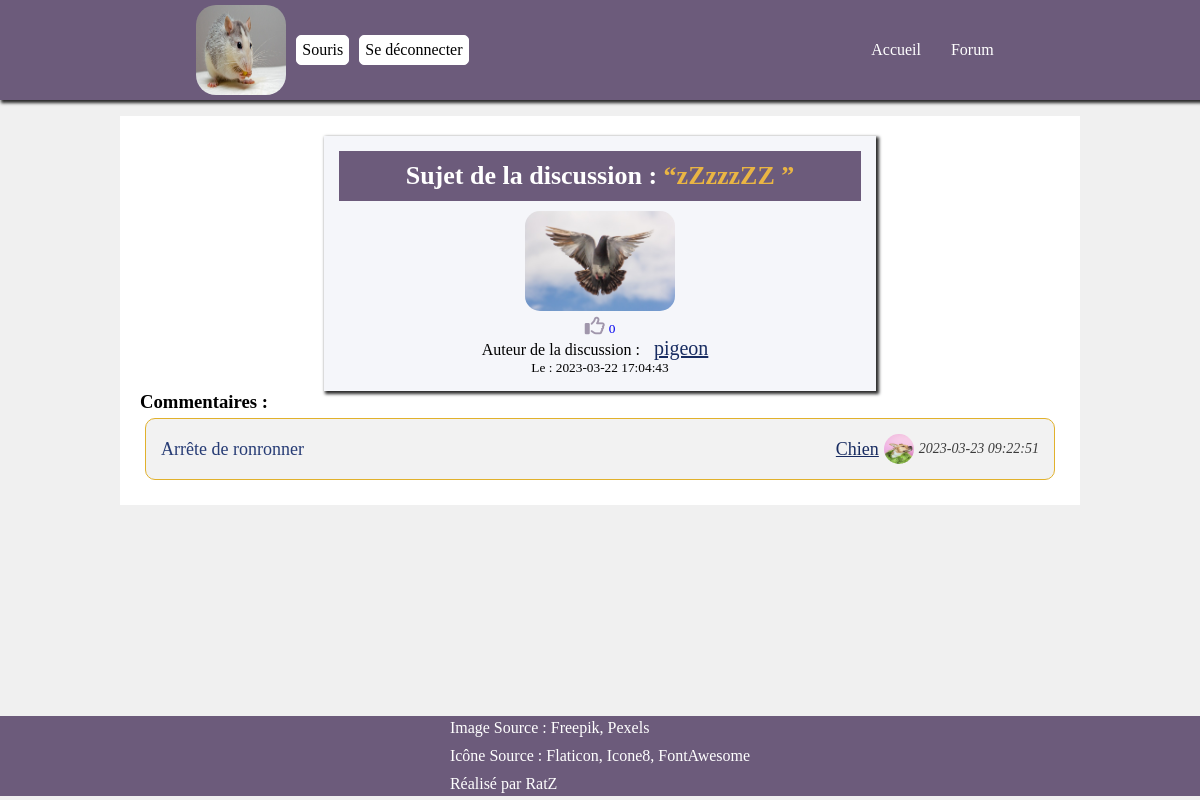
The page /?action=comment&id_d=13 (signed in) on the database its author committed.
### tables this page shows
CREATE TABLE `discussion` (
  `id_d` int NOT NULL AUTO_INCREMENT,
  `id_users` int NOT NULL,
  `id_messages` int NOT NULL,
  `title` varchar(45) NOT NULL,
  `date` datetime DEFAULT CURRENT_TIMESTAMP,
  PRIMARY KEY (`id_d`),
  KEY `id_users_d_idx` (`id_users`),
  KEY `id_messages_d_idx` (`id_messages`),
  CONSTRAINT `id_messages_d` FOREIGN KEY (`id_messages`) REFERENCES `messages` (`id_m`),
  CONSTRAINT `id_users_d` FOREIGN KEY (`id_users`) REFERENCES `users` (`id_u`)
);

CREATE TABLE `users` (
  `id_u` int NOT NULL AUTO_INCREMENT,
  `pseudo` varchar(55) NOT NULL,
  `email` varchar(55) NOT NULL,
  `password` varchar(255) NOT NULL,
  `avatar` varchar(255) DEFAULT 'default.png',
  PRIMARY KEY (`id_u`)
);

CREATE TABLE `comments` (
  `id_c` int NOT NULL AUTO_INCREMENT,
  `id_users` int NOT NULL,
  `id_discussions` int NOT NULL,
  `comment` longtext NOT NULL,
  `date` datetime DEFAULT CURRENT_TIMESTAMP,
  PRIMARY KEY (`id_c`),
  KEY `id_users_cFK_idx` (`id_users`),
  KEY `id_discussion_c_idx` (`id_discussions`),
  CONSTRAINT `id_discussion_c` FOREIGN KEY (`id_discussions`) REFERENCES `discussion` (`id_d`),
  CONSTRAINT `id_users_cFK` FOREIGN KEY (`id_users`) REFERENCES `users` (`id_u`)
);

### src/controllers/comment.controllers.php (called while the page is built, shortened)
<?php
function getViewComment()
{
  $comment = new Comment();
  $discussion = new Discussion();
  $like = new Like();
  $infosDiscussion = $discussion->getInfosOfDiscussion($_GET['id_d']);
  $totalLikes = $like->countLikeOfDiscussion($_GET['id_d']);
  $countLikes = $totalLikes[0]["count(*)"];
  $checkLikedBtn = $like->checkIfUserLiked($_GET['id_d'], $_SESSION['id_user']);
  if ($checkLikedBtn == false) {
    $checkLikedBtn['like'] = 0;
  }
  require_once('./src/views/forum/comment/comment.view.php');
  require_once('./src/views/templates/main.template.php');
}

### src/models/class/database.class.php (called while the page is built, shortened)
<?php
class Database
{
  private $host = '127.0.0.1';
  private $port = '3306';
  private $database = 'forum_ecf';
  public function __construct() {
    $this->pdo = new PDO(
      'mysql:host=' . $this->host . ';port=' . $this->port . ';dbname=' . $this->database,
      $this->nameDB = getenv('DB_NAME'),
      $this->password = getenv('DB_PWD'),
      [
        PDO::ATTR_ERRMODE => PDO::ERRMODE_EXCEPTION,
        PDO::ATTR_DEFAULT_FETCH_MODE => PDO::FETCH_ASSOC,
        PDO::MYSQL_ATTR_INIT_COMMAND => 'SET NAMES utf8;'
      ]
    );
  }
}

### src/models/class/discussion.class.php (called while the page is built, shortened)
<?php
require_once __DIR__ . './database.class.php';
class Discussion extends Database
{
  function getInfosOfDiscussion(string $idDiscussion): bool | array {
    $getInfosOfDiscussion = $this->pdo->prepare("SELECT discussion.* , users.* FROM discussion
    INNER JOIN users WHERE discussion.id_users = users.id_u AND id_d = :idDiscussion");
    $getInfosOfDiscussion->bindParam('idDiscussion', $idDiscussion);
    $getInfosOfDiscussion->execute();
    return $getInfos = $getInfosOfDiscussion->fetch();
  }
}

### src/models/class/like.class.php (called while the page is built, shortened)
<?php
require_once __DIR__ . './database.class.php';
class Like extends Database
{
  function countLikeOfDiscussion($idDiscussion): array {
    $countLikeOfDiscussion = $this->pdo->prepare("SELECT count(*) , discussion.id_d FROM likes
    INNER JOIN discussion WHERE likes.id_discussions = :idDiscussion AND discussion.id_d = :idDiscussion AND likes.like = 1");
    $countLikeOfDiscussion->bindParam('idDiscussion', $idDiscussion);
    $countLikeOfDiscussion->execute();
    return $totalCount = $countLikeOfDiscussion->fetchAll();
  }
  function checkIfUserLiked($idDiscussion, $idUsers) {
    $checkIfUserLiked = $this->pdo->prepare("SELECT * FROM likes WHERE id_discussions = :idDiscussion AND id_users = :idUsers");
    $checkIfUserLiked->bindParam('idDiscussion', $idDiscussion);
    $checkIfUserLiked->bindParam('idUsers', $idUsers);
    $checkIfUserLiked->execute();
    return $checkIfLiked = $checkIfUserLiked->fetch();
  }
}

### src/models/class/comment.class.php (called while the page is built, shortened)
<?php
require_once __DIR__ . './database.class.php';
class Comment extends Database
{
  function getComments(string $idDiscussion): array | bool {
    $getDiscussions = $this->pdo->prepare("SELECT comments.* , users.id_u , users.pseudo, users.avatar FROM comments
    INNER JOIN users WHERE comments.id_users = users.id_u AND id_discussions = :idDiscussion ORDER BY date DESC");
    $getDiscussions->bindParam('idDiscussion', $idDiscussion);
    $getDiscussions->execute();
    return $getAllDiscussions = $getDiscussions->fetchAll();
  }
}

### src/views/forum/comment/comment.view.php (the view, shortened to what this page needs)
<link rel="stylesheet" href="./assets/css/comment.style.css" type="text/css">
<main>
  <article id="main-box">
    <section id="info-comment">
      <h2 class="text-center">Sujet de la discussion : <span>“<?= $infosDiscussion['title']; ?>”</span></h2>
      <img src="./assets/images/uploads/<?= $infosDiscussion['avatar'] ?? ''; ?>">
      <a id="like" href="./?action=comment&id_d=<?= $_GET['id_d']; ?>&liked=<?= $checkLikedBtn['like']; ?>">
        <i class="far fa-thumbs-up" <?= $checkLikedBtn['like'] == '1' ? 'style="color:#1f48ba"' : '' ?>></i>
        <small><?= $countLikes ?></small>
      </a>
      <p>Auteur de la discussion : <span class="nameUser"><?= $infosDiscussion['pseudo']; ?></span></p>
      <small>Le : <?= $infosDiscussion['date']; ?></small>
    </section>
    <h3>Commentaires : </h3>
    <?php foreach ($comment->getComments($_GET['id_d']) as $comments) : ?>
      <section class="box-content">
        <div class="link">
          <p><?= $comments['comment']; ?></p>
        </div>
        <div class="infos">
          <small class="user"><?= $comments['pseudo']; ?></small>
          <img src="./assets/images/uploads/<?= $comments['avatar'] ?? 'default.png'; ?>">
          <small class="date"><?= $comments['date']; ?></small>
        </div>
      </section>
    <?php endforeach; ?>
  </article>
</main>

### assets/css/style.css (style rules this page uses)
:root { --border: 1px solid #2b2b2b; --box-shadow: 2px 2px 3px 1px #2b2b2b; }
* { margin: 0; padding: 0; box-sizing: border-box; }
body { background-color: #f0f0f0; cursor: url('./../images/import/cat-paws.png'), auto; }
.text-center { text-align: center; }

### assets/css/comment.style.css (style rules this page uses)
main { min-height: 75vh; }
#main-box { display: flex; flex-direction: column; background-color: white; margin: 1rem auto; padding: 20px; width: 80%; }
h2 { background-color: #6c5b7b; width: 100%; font-size: 26px; text-align: center; color: white; padding: 10px; margin-bottom: 10px; }
#info-comment { display: flex; align-items: center; flex-direction: column; background-color: #f5f6fa; width: 60%; margin: auto; padding: 15px; box-shadow: var(--box-shadow); }
#info-comment img { max-width: 150px; max-height: 150px; border-radius: 15px; }
#info-comment a { margin-top: 5px; }
.far { font-size: 20px; color: #6c5b7b9e; }
.box-content { display: flex; align-items: center; justify-content: space-between; margin: 5px; min-height: 5vh; padding: 15px; border: 1px solid #e1b12c; background-color: #dedede63; border-radius: 10px; }
.nameUser { color: #182C61; padding: 10px; font-size: 20px; text-decoration: underline; }
span { color: #EAB543; }
#like { text-decoration: none !important; }
.link { max-width: 70%; }
.link p { text-decoration: none; color: #273c75; font-size: 18px; }
.infos { display: flex; align-items: center; justify-content: space-around; }
.infos img { width: 30px; height: 30px; margin-right: 5px; border-radius: 50%; }
.user { color: #182C61; margin-right: 5px; font-weight: 500; text-decoration: underline; font-size: 18px; }
.date { font-style: italic; color: #3b3b3b; font-size: 14px; }

### rows shown on the page
discussion: title "zZzzzZZ", id_users.avatar (picture), id_users.pseudo "pigeon", date "2023-03-22 17:04:43"
comments: comment "Arrête de ronronner", id_users.pseudo "Chien", id_users.avatar (picture), date "2023-03-23 09:22:51"

### other values the page prints
$_SESSION['pseudo'] "Souris"
$countLikes "0"
